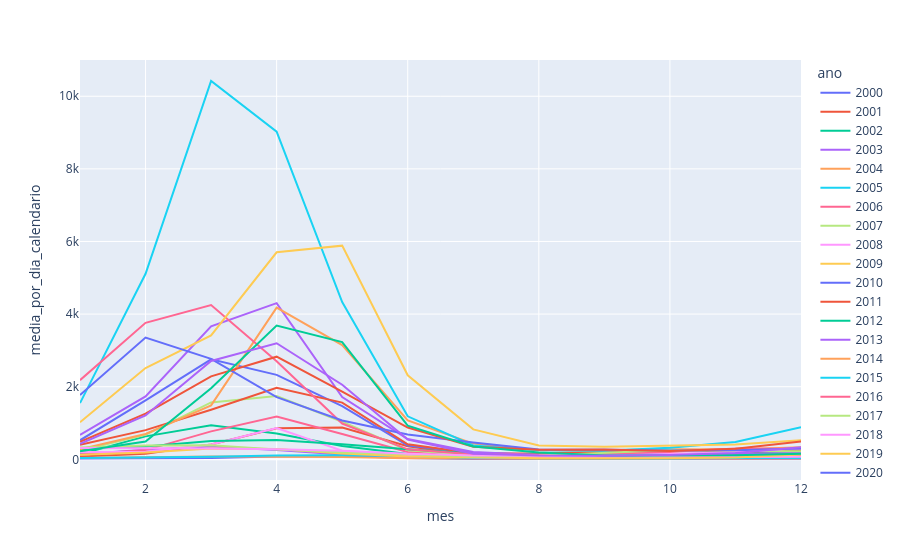

The notebook cell this image was saved under:
### Markdown cell above
## Sazonalidade

Grade completa de dias dos anos-fonte, incluindo dias sem notificação registrada. A média mensal abaixo é por dia de calendário; a soma mensal é publicada separadamente.

### Code cell
undated_count = raw.filter(pl.col("data_notificacao").is_null() & pl.col("codigo_municipio").is_not_null()).select(pl.len()).collect().item()
print("Datas desconhecidas: mantidas no ano-fonte e excluídas apenas do gráfico diário:", undated_count)
from datetime import date
years = outputs["qualidade"]["ano_arquivo"].to_list()
calendar = pl.concat([pl.DataFrame({"Dia": pl.date_range(date(y, 1, 1), date(y, 12, 31), eager=True)}) for y in years])
daily = raw.filter(pl.col("codigo_municipio").is_not_null()).group_by("data_notificacao").agg(pl.len().alias("notificacoes")).rename({"data_notificacao":"Dia"}).collect()
daily = calendar.join(daily, on="Dia", how="left", validate="1:1").with_columns(pl.col("notificacoes").fill_null(0)).sort("Dia")
monthly = daily.with_columns(pl.col("Dia").dt.year().alias("ano"), pl.col("Dia").dt.month().alias("mes")).group_by("ano", "mes").agg(pl.col("notificacoes").sum().alias("notificacoes_mes"), pl.col("notificacoes").mean().alias("media_por_dia_calendario")).sort("ano", "mes")
display(monthly)
px.line(monthly.to_pandas(), x="mes", y="media_por_dia_calendario", color="ano").show()

### Figure 1 — Plotly figure (JSON) as saved in the notebook; plotly's stock layout.template omitted (floating-point values rounded to 4 significant figures)
{"data": [{"hovertemplate": "ano=2000<br>mes=%{x}<br>media_por_dia_calendario=%{y}<extra></extra>", "legendgroup": "2000", "line": {"color": "#636efa", "dash": "solid"}, "marker": {"symbol": "circle"}, "mode": "lines", "name": "2000", "orientation": "v", "showlegend": true, "type": "scatter", "x": [1, 2, 3, 4, 5, 6, 7, 8, 9, 10, 11, 12], "xaxis": "x", "y": [22.71, 32.83, 37.81, 79.9, 94.19, 35.13, 11.68, 11.29, 8.6, 11.29, 11.07, 15.45], "yaxis": "y"}, {"hovertemplate": "ano=2001<br>mes=%{x}<br>media_por_dia_calendario=%{y}<extra></extra>", "legendgroup": "2001", "line": {"color": "#EF553B", "dash": "solid"}, "marker": {"symbol": "circle"}, "mode": "lines", "name": "2001", "orientation": "v", "showlegend": true, "type": "scatter", "x": [1, 2, 3, 4, 5, 6, 7, 8, 9, 10, 11, 12], "xaxis": "x", "y": [74.58, 156.1, 406.3, 854.1, 875.5, 359.5, 101.8, 61.19, 47.23, 42.74, 36.07, 36.16], "yaxis": "y"}, {"hovertemplate": "ano=2002<br>mes=%{x}<br>media_por_dia_calendario=%{y}<extra></extra>", "legendgroup": "2002", "line": {"color": "#00cc96", "dash": "solid"}, "marker": {"symbol": "circle"}, "mode": "lines", "name": "2002", "orientation": "v", "showlegend": true, "type": "scatter", "x": [1, 2, 3, 4, 5, 6, 7, 8, 9, 10, 11, 12], "xaxis": "x", "y": [136.9, 631.8, 938.3, 713.4, 367.9, 145.7, 46.68, 41.65, 26.0, 21.58, 34.3, 49.84], "yaxis": "y"}, {"hovertemplate": "ano=2003<br>mes=%{x}<br>media_por_dia_calendario=%{y}<extra></extra>", "legendgroup": "2003", "line": {"color": "#ab63fa", "dash": "solid"}, "marker": {"symbol": "circle"}, "mode": "lines", "name": "2003", "orientation": "v", "showlegend": true, "type": "scatter", "x": [1, 2, 3, 4, 5, 6, 7, 8, 9, 10, 11, 12], "xaxis": "x", "y": [141.7, 260.4, 350.5, 253.4, 134.6, 70.8, 36.81, 19.19, 15.47, 17.94, 20.6, 30.03], "yaxis": "y"}, {"hovertemplate": "ano=2004<br>mes=%{x}<br>media_por_dia_calendario=%{y}<extra></extra>", "legendgroup": "2004", "line": {"color": "#FFA15A", "dash": "solid"}, "marker": {"symbol": "circle"}, "mode": "lines", "name": "2004", "orientation": "v", "showlegend": true, "type": "scatter", "x": [1, 2, 3, 4, 5, 6, 7, 8, 9, 10, 11, 12], "xaxis": "x", "y": [38.61, 61.34, 79.58, 68.8, 64.32, 29.3, 17.13, 13.52, 18.07, 16.97, 21.53, 23.52], "yaxis": "y"}, {"hovertemplate": "ano=2005<br>mes=%{x}<br>media_por_dia_calendario=%{y}<extra></extra>", "legendgroup": "2005", "line": {"color": "#19d3f3", "dash": "solid"}, "marker": {"symbol": "circle"}, "mode": "lines", "name": "2005", "orientation": "v", "showlegend": true, "type": "scatter", "x": [1, 2, 3, 4, 5, 6, 7, 8, 9, 10, 11, 12], "xaxis": "x", "y": [35.87, 53.07, 67.19, 107.2, 109.2, 90.17, 45.58, 32.65, 22.73, 22.94, 33.47, 38.16], "yaxis": "y"}, {"hovertemplate": "ano=2006<br>mes=%{x}<br>media_por_dia_calendario=%{y}<extra></extra>", "legendgroup": "2006", "line": {"color": "#FF6692", "dash": "solid"}, "marker": {"symbol": "circle"}, "mode": "lines", "name": "2006", "orientation": "v", "showlegend": true, "type": "scatter", "x": [1, 2, 3, 4, 5, 6, 7, 8, 9, 10, 11, 12], "xaxis": "x", "y": [124.2, 253.1, 769.5, 1178.0, 699.5, 200.4, 65.71, 47.19, 38.37, 43.06, 56.13, 87.84], "yaxis": "y"}, {"hovertemplate": "ano=2007<br>mes=%{x}<br>media_por_dia_calendario=%{y}<extra></extra>", "legendgroup": "2007", "line": {"color": "#B6E880", "dash": "solid"}, "marker": {"symbol": "circle"}, "mode": "lines", "name": "2007", "orientation": "v", "showlegend": true, "type": "scatter", "x": [1, 2, 3, 4, 5, 6, 7, 8, 9, 10, 11, 12], "xaxis": "x", "y": [241.2, 675.4, 1567.0, 1742.0, 1035.0, 249.3, 118.5, 64.45, 66.0, 123.5, 161.1, 142.4], "yaxis": "y"}, {"hovertemplate": "ano=2008<br>mes=%{x}<br>media_por_dia_calendario=%{y}<extra></extra>", "legendgroup": "2008", "line": {"color": "#FF97FF", "dash": "solid"}, "marker": {"symbol": "circle"}, "mode": "lines", "name": "2008", "orientation": "v", "showlegend": true, "type": "scatter", "x": [1, 2, 3, 4, 5, 6, 7, 8, 9, 10, 11, 12], "xaxis": "x", "y": [202.5, 209.8, 406.0, 862.9, 239.0, 113.3, 58.97, 50.35, 54.4, 51.97, 62.6, 72.55], "yaxis": "y"}, {"hovertemplate": "ano=2009<br>mes=%{x}<br>media_por_dia_calendario=%{y}<extra></extra>", "legendgroup": "2009", "line": {"color": "#FECB52", "dash": "solid"}, "marker": {"symbol": "circle"}, "mode": "lines", "name": "2009", "orientation": "v", "showlegend": true, "type": "scatter", "x": [1, 2, 3, 4, 5, 6, 7, 8, 9, 10, 11, 12], "xaxis": "x", "y": [122.5, 185.4, 295.3, 284.8, 161.9, 79.53, 54.23, 26.16, 28.27, 29.45, 51.43, 134.1], "yaxis": "y"}, {"hovertemplate": "ano=2010<br>mes=%{x}<br>media_por_dia_calendario=%{y}<extra></extra>", "legendgroup": "2010", "line": {"color": "#636efa", "dash": "solid"}, "marker": {"symbol": "circle"}, "mode": "lines", "name": "2010", "orientation": "v", "showlegend": true, "type": "scatter", "x": [1, 2, 3, 4, 5, 6, 7, 8, 9, 10, 11, 12], "xaxis": "x", "y": [524.3, 1622.0, 2753.0, 2327.0, 1465.0, 379.9, 173.6, 135.1, 161.9, 133.4, 185.3, 229.6], "yaxis": "y"}, {"hovertemplate": "ano=2011<br>mes=%{x}<br>media_por_dia_calendario=%{y}<extra></extra>", "legendgroup": "2011", "line": {"color": "#EF553B", "dash": "solid"}, "marker": {"symbol": "circle"}, "mode": "lines", "name": "2011", "orientation": "v", "showlegend": true, "type": "scatter", "x": [1, 2, 3, 4, 5, 6, 7, 8, 9, 10, 11, 12], "xaxis": "x", "y": [400.1, 804.0, 1365.0, 1970.0, 1562.0, 412.5, 170.3, 157.4, 210.4, 256.8, 209.1, 230.1], "yaxis": "y"}, {"hovertemplate": "ano=2012<br>mes=%{x}<br>media_por_dia_calendario=%{y}<extra></extra>", "legendgroup": "2012", "line": {"color": "#00cc96", "dash": "solid"}, "marker": {"symbol": "circle"}, "mode": "lines", "name": "2012", "orientation": "v", "showlegend": true, "type": "scatter", "x": [1, 2, 3, 4, 5, 6, 7, 8, 9, 10, 11, 12], "xaxis": "x", "y": [282.0, 355.8, 501.3, 531.8, 415.4, 276.2, 160.5, 120.1, 99.1, 122.9, 145.8, 166.4], "yaxis": "y"}, {"hovertemplate": "ano=2013<br>mes=%{x}<br>media_por_dia_calendario=%{y}<extra></extra>", "legendgroup": "2013", "line": {"color": "#ab63fa", "dash": "solid"}, "marker": {"symbol": "circle"}, "mode": "lines", "name": "2013", "orientation": "v", "showlegend": true, "type": "scatter", "x": [1, 2, 3, 4, 5, 6, 7, 8, 9, 10, 11, 12], "xaxis": "x", "y": [669.3, 1731.0, 3662.0, 4301.0, 1716.0, 558.2, 202.7, 116.5, 109.6, 121.4, 148.8, 172.2], "yaxis": "y"}, {"hovertemplate": "ano=2014<br>mes=%{x}<br>media_por_dia_calendario=%{y}<extra></extra>", "legendgroup": "2014", "line": {"color": "#FFA15A", "dash": "solid"}, "marker": {"symbol": "circle"}, "mode": "lines", "name": "2014", "orientation": "v", "showlegend": true, "type": "scatter", "x": [1, 2, 3, 4, 5, 6, 7, 8, 9, 10, 11, 12], "xaxis": "x", "y": [278.4, 696.9, 1486.0, 4176.0, 3148.0, 1073.0, 431.8, 249.2, 249.0, 280.0, 272.3, 333.7], "yaxis": "y"}, {"hovertemplate": "ano=2015<br>mes=%{x}<br>media_por_dia_calendario=%{y}<extra></extra>", "legendgroup": "2015", "line": {"color": "#19d3f3", "dash": "solid"}, "marker": {"symbol": "circle"}, "mode": "lines", "name": "2015", "orientation": "v", "showlegend": true, "type": "scatter", "x": [1, 2, 3, 4, 5, 6, 7, 8, 9, 10, 11, 12], "xaxis": "x", "y": [1548.0, 5111.0, 10420.0, 9026.0, 4333.0, 1185.0, 380.7, 247.0, 237.8, 321.9, 474.8, 884.4], "yaxis": "y"}, {"hovertemplate": "ano=2016<br>mes=%{x}<br>media_por_dia_calendario=%{y}<extra></extra>", "legendgroup": "2016", "line": {"color": "#FF6692", "dash": "solid"}, "marker": {"symbol": "circle"}, "mode": "lines", "name": "2016", "orientation": "v", "showlegend": true, "type": "scatter", "x": [1, 2, 3, 4, 5, 6, 7, 8, 9, 10, 11, 12], "xaxis": "x", "y": [2180.0, 3759.0, 4250.0, 2703.0, 985.5, 275.0, 139.0, 128.5, 146.1, 204.1, 297.1, 294.1], "yaxis": "y"}, {"hovertemplate": "ano=2017<br>mes=%{x}<br>media_por_dia_calendario=%{y}<extra></extra>", "legendgroup": "2017", "line": {"color": "#B6E880", "dash": "solid"}, "marker": {"symbol": "circle"}, "mode": "lines", "name": "2017", "orientation": "v", "showlegend": true, "type": "scatter", "x": [1, 2, 3, 4, 5, 6, 7, 8, 9, 10, 11, 12], "xaxis": "x", "y": [328.4, 383.0, 387.8, 268.1, 195.7, 131.4, 80.39, 99.0, 184.6, 259.1, 232.4, 220.1], "yaxis": "y"}, {"hovertemplate": "ano=2018<br>mes=%{x}<br>media_por_dia_calendario=%{y}<extra></extra>", "legendgroup": "2018", "line": {"color": "#FF97FF", "dash": "solid"}, "marker": {"symbol": "circle"}, "mode": "lines", "name": "2018", "orientation": "v", "showlegend": true, "type": "scatter", "x": [1, 2, 3, 4, 5, 6, 7, 8, 9, 10, 11, 12], "xaxis": "x", "y": [311.2, 313.3, 296.8, 274.5, 233.9, 150.5, 105.9, 94.71, 99.23, 145.4, 196.5, 313.7], "yaxis": "y"}, {"hovertemplate": "ano=2019<br>mes=%{x}<br>media_por_dia_calendario=%{y}<extra></extra>", "legendgroup": "2019", "line": {"color": "#FECB52", "dash": "solid"}, "marker": {"symbol": "circle"}, "mode": "lines", "name": "2019", "orientation": "v", "showlegend": true, "type": "scatter", "x": [1, 2, 3, 4, 5, 6, 7, 8, 9, 10, 11, 12], "xaxis": "x", "y": [1023.0, 2513.0, 3414.0, 5701.0, 5885.0, 2314.0, 825.2, 378.1, 343.8, 375.7, 411.3, 524.0], "yaxis": "y"}, {"hovertemplate": "ano=2020<br>mes=%{x}<br>media_por_dia_calendario=%{y}<extra></extra>", "legendgroup": "2020", "line": {"color": "#636efa", "dash": "solid"}, "marker": {"symbol": "circle"}, "mode": "lines", "name": "2020", "orientation": "v", "showlegend": true, "type": "scatter", "x": [1, 2, 3, 4, 5, 6, 7, 8, 9, 10, 11, 12], "xaxis": "x", "y": [1770.0, 3353.0, 2768.0, 1713.0, 1068.0, 682.8, 464.8, 268.0, 263.8, 240.0, 248.8, 299.3], "yaxis": "y"}, {"hovertemplate": "ano=2021<br>mes=%{x}<br>media_por_dia_calendario=%{y}<extra></extra>", "legendgroup": "2021", "line": {"color": "#EF553B", "dash": "solid"}, "marker": {"symbol": "circle"}, "mode": "lines", "name": "2021", "orientation": "v", "showlegend": true, "type": "scatter", "x": [1, 2, 3, 4, 5, 6, 7, 8, 9, 10, 11, 12], "xaxis": "x", "y": [481.6, 1261.0, 2286.0, 2826.0, 1866.0, 874.1, 347.2, 261.2, 271.3, 230.6, 290.0, 489.5], "yaxis": "y"}, {"hovertemplate": "ano=2022<br>mes=%{x}<br>media_por_dia_calendario=%{y}<extra></extra>", "legendgroup": "2022", "line": {"color": "#00cc96", "dash": "solid"}, "marker": {"symbol": "circle"}, "mode": "lines", "name": "2022", "orientation": "v", "showlegend": true, "type": "scatter", "x": [1, 2, 3, 4, 5, 6, 7, 8, 9, 10, 11, 12], "xaxis": "x", "y": [221.4, 492.0, 1956.0, 3685.0, 3228.0, 927.5, 352.0, 189.2, 102.4, 97.52, 113.2, 151.4], "yaxis": "y"}, {"hovertemplate": "ano=2023<br>mes=%{x}<br>media_por_dia_calendario=%{y}<extra></extra>", "legendgroup": "2023", "line": {"color": "#ab63fa", "dash": "solid"}, "marker": {"symbol": "circle"}, "mode": "lines", "name": "2023", "orientation": "v", "showlegend": true, "type": "scatter", "x": [1, 2, 3, 4, 5, 6, 7, 8, 9, 10, 11, 12], "xaxis": "x", "y": [423.6, 1209.0, 2709.0, 3197.0, 2055.0, 542.7, 151.5, 101.8, 96.1, 120.6, 173.9, 333.5], "yaxis": "y"}], "layout": {"legend": {"title": {"text": "ano"}, "tracegroupgap": 0}, "margin": {"t": 60}, "xaxis": {"anchor": "y", "domain": [0.0, 1.0], "title": {"text": "mes"}}, "yaxis": {"anchor": "x", "domain": [0.0, 1.0], "title": {"text": "media_por_dia_calendario"}}}}
